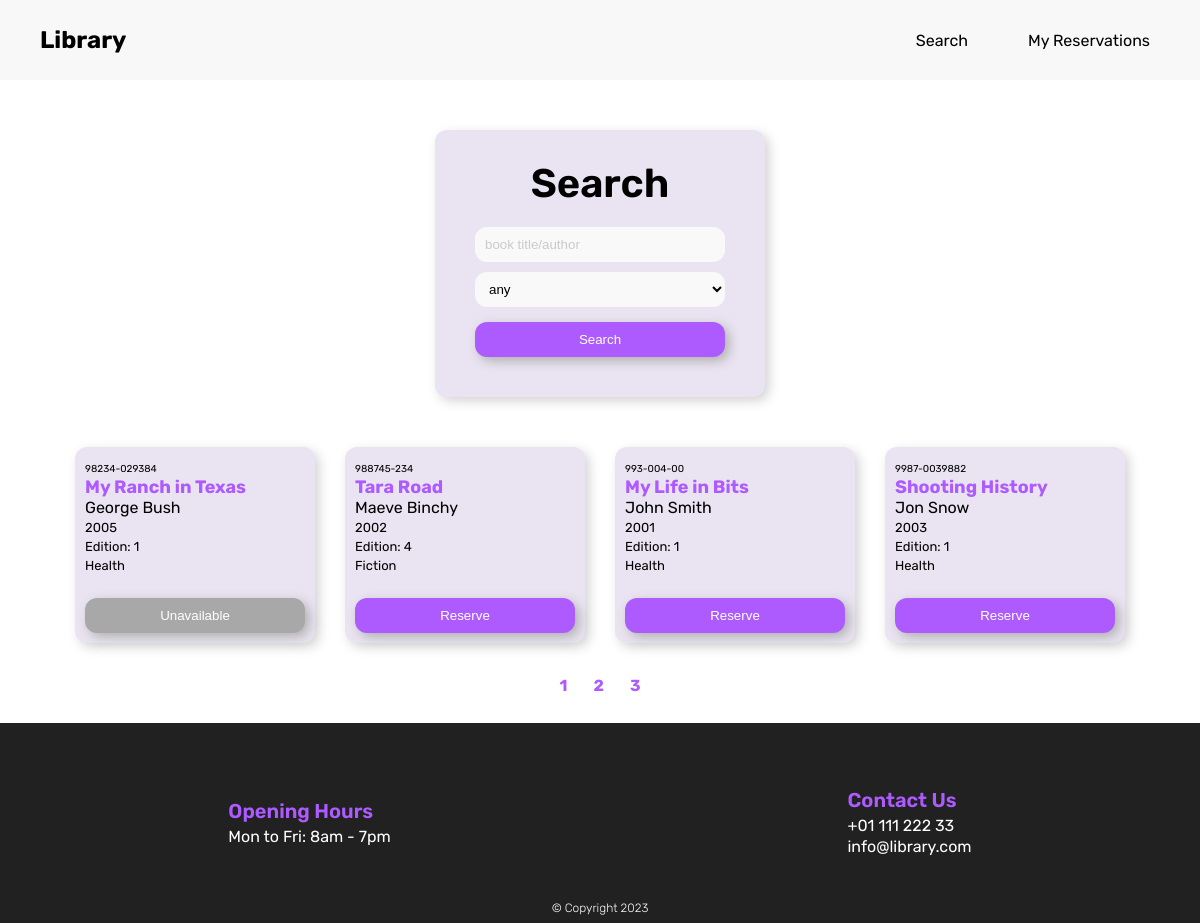
The page /search.php?page=3 (signed in) on the database its author committed.
### tables this page shows
CREATE TABLE `Books` (
  `ISBN` varchar(20) NOT NULL,
  `BookTitle` varchar(40) NOT NULL,
  `Author` varchar(40) NOT NULL,
  `Edition` int(2) NOT NULL,
  `Year` int(4) NOT NULL,
  `Category` int(3) NOT NULL,
  `Reserved` varchar(1) NOT NULL
);

CREATE TABLE `Categories` (
  `CategoryID` int(3) NOT NULL,
  `CategoryDescription` varchar(20) NOT NULL
);

### search.php (the view, shortened to what this page needs)
<?php
    require_once 'connect.php';
    $sql = "SELECT books.isbn, books.booktitle, books.author, books.edition, books.year, books.category, books. reserved, categories.categoryDescription FROM books
            INNER JOIN categories ON books.category = categories.categoryID
            WHERE books.category LIKE '%".$_SESSION['category']."%' AND (books.booktitle LIKE '%".$_SESSION['search']."%' OR books.author LIKE '%".$_SESSION['search']."%')";
    $result = $conn->query($sql);
    if (isset($_GET['page'])) {
        $page = $_GET['page'];
    } else {
        $page = 1;
    }
    $results_per_page = 5;
    $offset = ($page - 1) * $results_per_page;
    $number_of_result = mysqli_num_rows($result);
    $number_of_page = ceil($number_of_result / $results_per_page);
    $sql .= " LIMIT " . $offset . "," . $results_per_page;
    $result = $conn->query($sql);
?>
<!DOCTYPE html>
<html lang="en">
<head>
    <link rel="stylesheet" href="css/style.css">
</head>
<body>
    <?php include 'header.php';?>
    <div class="window">
        <h2>Search</h2>
        <form action="search.php" method="POST">
            <input type="text" id="search" name="search" placeholder="book title/author">
            <select id="categories" name="categories">
                <option value="">any</option>
            </select>
            <input type="submit" value="Search">
        </form>
    </div>
    <?php
        if(isset($_SESSION['user'])) {
            if (isset($_SESSION['results'])) {
                echo '<div class="resultsContainer">';
                    foreach ($_SESSION['results'] as $row) {
                        echo '<div class="result">';
                            echo "<span class='isbn'>" . $row["isbn"] . "</span><br>";
                            echo "<span class='title'>" . $row["booktitle"] . "</span><br>";
                            echo "<span class='author'>" . $row["author"] . "</span><br>";
                            echo "<span class='year'>" . $row["year"] . "</span><br>";
                            echo "<span class='edition'>Edition: " . $row["edition"] . "</span><br>";
                            echo "<span class='category'>" . $row["categoryDescription"] . "</span><br><br>";
                            if ($row["reserved"] == 'N') {
                                echo "<form action='functions.php' method='POST'>";
                                echo "<button type='submit' name='reserve'>Reserve</button>";
                                echo "</form>";
                            } else {
                                echo "<button type='button' class='unavailable' disabled>Unavailable</button>";
                            }
                        echo '</div>';
                    }
                echo '</div>';
                echo '<div class="pagination">';
                    for ($page = 1; $page <= $number_of_page; $page++) {
                        echo '<a href="search.php?page=' . $page . '" class="number">' . $page . ' </a>';
                    }
                echo '</div>';
            }
        } else {
            header("Location: index.php");
        }
        include 'footer.php';
    ?>
</body>
</html>

### css/style.css (style rules this page uses)
:root { --purple: #AD5BFF; --lightpurple: #EAE4F2; }
* { margin: 0; padding: 0; }
body { font-family: 'Rubik'; min-height: 100vh; display: flex; flex-direction: column; }
.window { display: flex; flex-direction: column; align-items: center; width: max-content; padding: 30px; margin: 50px auto; background-color: var(--lightpurple); border-radius: 12px; box-shadow: 4px 4px 12px lightgray; }
.window form { display: flex; flex-direction: column; align-items: center; gap: 10px; width: 250px; padding: 20px 10px 10px; }
.window h2 { font-size: 40px; font-weight: 600; }
.window input, select, .result button { height: 35px; width: 100%; padding: 0 5px 0 10px; border: none; border-radius: 12px; box-sizing: border-box; background-color: #F9F9F9; }
.window input[type="submit"], .result button { margin-top: 5px; padding: 0; background-color: var(--purple); color: white; box-shadow: 4px 4px 12px rgb(175, 175, 175); }
.window input::placeholder { color: #CACACA; }
.resultsContainer { display: flex; justify-content: center; max-width: 90vw; margin: 0 auto; gap: 30px; }
.result { padding: 10px; width: 220px; color: black; background-color: #EAE4F2; border-radius: 12px; box-shadow: 4px 4px 12px lightgray; }
.result .unavailable { background-color: rgb(168, 168, 168); color: white; }
.isbn { font-size: x-small; }
.title { font-size: large; font-weight: bold; color: var(--purple); }
.year { font-size: small; }
.edition { font-size: small; }
.category { font-size: small; }
.pagination { display: flex; justify-content: center; margin-top: 20px; }
.number { padding: 8px; margin: 5px; margin-bottom: 20px; text-decoration: none; font-weight: bold; color: var(--purple); }

### rows shown on the page
books: ISBN "98234-029384", BookTitle "My Ranch in Texas", Author "George Bush", Year "2005", Edition "1", categories.CategoryDescription "Health", Reserved "Unavailable"
books: ISBN "988745-234", BookTitle "Tara Road", Author "Maeve Binchy", Year "2002", Edition "4", categories.CategoryDescription "Fiction"
books: ISBN "993-004-00", BookTitle "My Life in Bits", Author "John Smith", Year "2001", Edition "1", categories.CategoryDescription "Health"
books: ISBN "9987-0039882", BookTitle "Shooting History", Author "Jon Snow", Year "2003", Edition "1", categories.CategoryDescription "Health"
